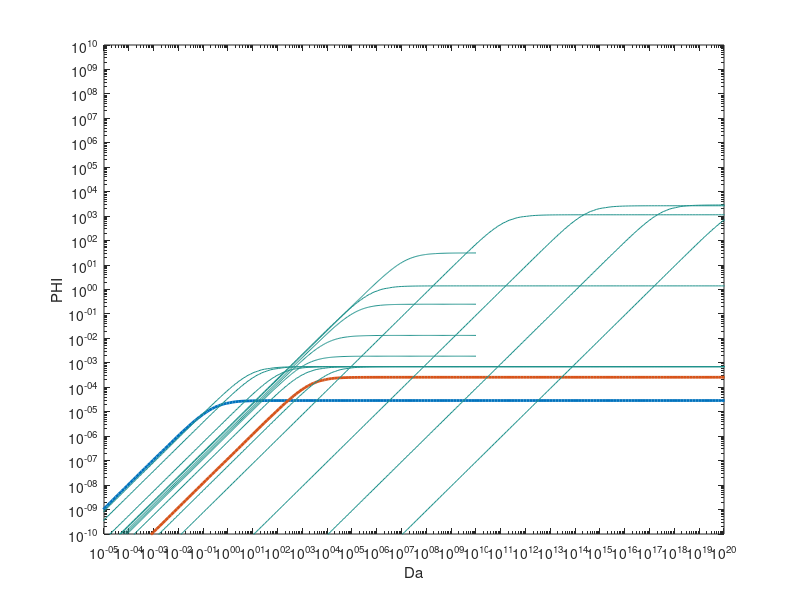

This figure's MATLAB source:
% ***************** SCALING ANALYSIS OF ASENIO COMBUSTION MODEL - NEW FORMULATION ************************************ %
% Author  : SIVA VIKNESH
% Email   : siva.viknesh@sci.utah.edu / sivaviknesh14@gmail.com
% Address : SCI INSTITUTE, UNIVERSITY OF UTAH, SALT LAKE CITY, UTAH, USA
% ******************************************************************************************************************** %
clear all;
clc
% PARAMETERS OF WILDFIRE PDE EQUATION
N      = 512;
Da     = logspace(-30, 30, N);
phi    = logspace(-30, 30, N);
[D, P] = meshgrid (Da, phi);
eps    = 3e-2;
beta   = 1.0;
q      = 1;
u_int  = 31.0;
k      = 1e-1;
alpha  = 1e-3;
upc    = 3.0;
w      = 1.0; 

% MAXIMUM TEMPERATURE OF FIREFRONT
umax   = q/eps *(beta + eps/q* u_int);

du     = umax - upc;
delta  = 9e-4;

K      = k*(1+eps*umax)^3 +1 ;
% HEATING TERM
HT = rdivide((K*du)/(delta^2) + (3*k*eps*(1+eps*umax)^2)*(du/delta)^2, D) + beta*exp(du/(1+eps*du)) ;

% COOLING TERM
CT = rdivide((w*du)/delta, P) + alpha*umax ;

% FLAME EVOLUTION
du_dt = HT - CT;

[c, h] = contour(D, P, du_dt, [0,0]); 
%set(gca, 'XScale', 'log');
%set(gca, 'YScale', 'log');
% % Adjust the axis limits 
loglog(c(1, :), c(2,:), 'LineWidth',2)
xlabel('Da')
ylabel('PHI') 
xlim([1e-10,1e10])
ylim([1e-10,1e10]);

%%
hold on
shg
pause(2)

w      = 1e-1; 

% MAXIMUM TEMPERATURE OF FIREFRONT
umax   = q/eps *(beta + eps/q* u_int);

du     = umax - upc;
delta  = 1e-5;

K      = k*(1+eps*umax)^3 +1 ;
% HEATING TERM
HT = rdivide((K*du)/(delta^2) + (3*k*eps*(1+eps*umax)^2)*(du/delta)^2, D) + beta*exp(du/(1+eps*du)) ;

% COOLING TERM
CT = rdivide((w*du)/delta, P) + alpha*umax ;

% FLAME EVOLUTION
du_dt = HT - CT;

[c, h] = contour(D, P, du_dt, [0,0]); 
%set(gca, 'XScale', 'log');
%set(gca, 'YScale', 'log');
% % Adjust the axis limits 
loglog(c(1, :), c(2,:), 'LineWidth',2)
xlabel('Da')
ylabel('PHI') 
xlim([1e-5,1e20])
ylim([1e-10,1e10]);

hold on
%%
filename = "Neutral_curve.dat";
fileID = fopen (filename,'w');
fprintf(fileID, 'variables = Da, Phi \n');
fprintf(fileID, '%6.14f %6.14f \n',c);
fclose(fileID);

%% EFFECT OF PDE STIFFNESS - epsilon
N      = 512;
Da     = logspace(-30, 30, N);
phi    = logspace(-30, 30, N);
[D, P] = meshgrid (Da, phi);

Ne = 5;
epsilon = logspace(-1, 3, Ne);

for i = 1: Ne
    % MAXIMUM TEMPERATURE OF FIREFRONT
    epsilon(i)
    umax   = q/epsilon(i) *(beta + epsilon(i)/q* u_int);

    du     = umax - upc;
    delta  = 1e-3;

    K      = k*(1+epsilon(i)*umax)^3 +1 ;
    % HEATING TERM
    HT = rdivide((K*du)/(delta^2) + (3*k*epsilon(i)*(1+epsilon(i)*umax)^2)*(du/delta)^2, D) + beta*exp(du/(1+epsilon(i)*du)) ;

    % COOLING TERM
    CT = rdivide((w*du)/delta, P) + alpha*umax ;

    % FLAME EVOLUTION
    du_dt = HT - CT;

    [c, h] = contour(D, P, du_dt, [0,0]); 
    filename =  strcat("Effect_of_epsilon_", num2str(epsilon(i)), ".dat");
    fileID = fopen (filename,'w');
    fprintf(fileID, 'variables = Da, Phi \n');
    fprintf(fileID, '%6.14f %6.14f \n',c);
    fclose(fileID);
  
end

%% EFFECT OF THERMAL CONDUCTIVITY
Nk = 5;
k = logspace(-2, 2, Nk);

for i = 1: Nk

    K      = k(i)*(1+eps*umax)^3 +1 ;
    % HEATING TERM
    HT = rdivide((K*du)/(delta^2) + (3*k(i)*eps*(1+eps*umax)^2)*(du/delta)^2, D) + beta*exp(du/(1+eps*du)) ;

    % COOLING TERM
    CT = rdivide((w*du)/delta, P) + alpha*umax ;

    % FLAME EVOLUTION
    du_dt = HT - CT;

    [c, h] = contour(D, P, du_dt, [0,0]); 
    filename =  strcat("Effect_of_thermal_cond_", num2str(k(i)), ".dat");
    fileID = fopen (filename,'w');
    fprintf(fileID, 'variables = Da, Phi \n');
    fprintf(fileID, '%6.14f %6.14f \n',c);
    fclose(fileID);

end

%% EFFECT OF PHASE CHANGE TEMPERATURE

% PARAMETERS OF WILDFIRE PDE EQUATION
N      = 512;
Da     = logspace(-10, 10, N);
phi    = logspace(-10, 10, N);
[D, P] = meshgrid (Da, phi);
eps    = 3e-2;
beta   = 1.0;
q      = 1;
u_int  = 31.0;
k      = 1e-1;
alpha  = 1e-3;

w      = 1.0; 

% MAXIMUM TEMPERATURE OF FIREFRONT
umax   = q/eps *(beta + eps/q* u_int);
Nu     = 5;
upc    = linspace (0.0, 1.0, Nu)*umax;

for i = 1: Nu
    du     = umax - upc(i);
    delta  = 1e-5;

    K      = k*(1+eps*umax)^3 +1 ;
    % HEATING TERM
    HT = rdivide((K*du)/(delta^2) + (3*k*eps*(1+eps*umax)^2)*(du/delta)^2, D) + beta*exp(du/(1+eps*du)) ;

    % COOLING TERM
    CT = rdivide((w*du)/delta, P) + alpha*umax ;

    % FLAME EVOLUTION
    du_dt = HT - CT;

    [c, h] = contour(D, P, du_dt, [0,0]);
    filename =  strcat("Effect_of_phase_chang_tempera", num2str(upc(i)), ".dat");
    fileID = fopen (filename,'w');
    fprintf(fileID, 'variables = Da, Phi \n');
    fprintf(fileID, '%6.14f %6.14f \n',c);
    fclose(fileID);

end
